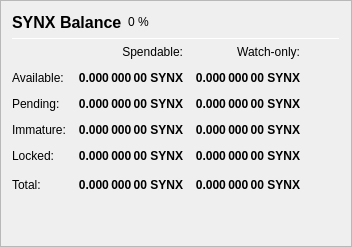
                   <widget class="QFrame" name="frame_Balances">
                    <property name="frameShape">
                     <enum>QFrame::StyledPanel</enum>
                    </property>
                    <property name="frameShadow">
                     <enum>QFrame::Raised</enum>
                    </property>
                    <layout class="QVBoxLayout" name="verticalLayout_4">
                     <item>
                      <layout class="QHBoxLayout" name="horizontalLayout_4">
                       <item>
                        <widget class="QLabel" name="label_5">
                         <property name="minimumSize">
                          <size>
                           <width>0</width>
                           <height>20</height>
                          </size>
                         </property>
                         <property name="font">
                          <font>
                           <pointsize>12</pointsize>
                           <weight>75</weight>
                           <bold>true</bold>
                          </font>
                         </property>
                         <property name="text">
                          <string>SYNX Balance</string>
                         </property>
                        </widget>
                       </item>
                       <item>
                        <widget class="QLabel" name="labelPIVPercent">
                         <property name="text">
                          <string notr="true">0 %</string>
                         </property>
                        </widget>
                       </item>
                       <item>
                        <spacer name="horizontalSpacer_3">
                         <property name="orientation">
                          <enum>Qt::Horizontal</enum>
                         </property>
                         <property name="sizeHint" stdset="0">
                          <size>
                           <width>40</width>
                           <height>20</height>
                          </size>
                         </property>
                        </spacer>
                       </item>
                      </layout>
                     </item>
                     <item>
                      <widget class="Line" name="line_Balance">
                       <property name="minimumSize">
                        <size>
                         <width>0</width>
                         <height>1</height>
                        </size>
                       </property>
                       <property name="maximumSize">
                        <size>
                         <width>16777215</width>
                         <height>1</height>
                        </size>
                       </property>
                       <property name="orientation">
                        <enum>Qt::Horizontal</enum>
                       </property>
                      </widget>
                     </item>
                     <item>
                      <layout class="QGridLayout" name="gridLayout">
                       <property name="spacing">
                        <number>12</number>
                       </property>
                       <item row="0" column="1">
                        <widget class="QLabel" name="labelSpendable">
                         <property name="text">
                          <string>Spendable:</string>
                         </property>
                         <property name="alignment">
                          <set>Qt::AlignRight|Qt::AlignTrailing|Qt::AlignVCenter</set>
                         </property>
                        </widget>
                       </item>
                       <item row="0" column="2">
                        <widget class="QLabel" name="labelWatchonly">
                         <property name="text">
                          <string>Watch-only:</string>
                         </property>
                         <property name="alignment">
                          <set>Qt::AlignRight|Qt::AlignTrailing|Qt::AlignVCenter</set>
                         </property>
                        </widget>
                       </item>
                       <item row="1" column="0">
                        <widget class="QLabel" name="labelBalanceText">
                         <property name="text">
                          <string>Available:</string>
                         </property>
                        </widget>
                       </item>
                       <item row="1" column="1">
                        <widget class="QLabel" name="labelBalance">
                         <property name="font">
                          <font>
                           <weight>75</weight>
                           <bold>true</bold>
                          </font>
                         </property>
                         <property name="cursor">
                          <cursorShape>IBeamCursor</cursorShape>
                         </property>
                         <property name="toolTip">
                          <string>Your current spendable balance</string>
                         </property>
                         <property name="text">
                          <string notr="true">0.000 000 00 SYNX</string>
                         </property>
                         <property name="alignment">
                          <set>Qt::AlignRight|Qt::AlignTrailing|Qt::AlignVCenter</set>
                         </property>
                         <property name="textInteractionFlags">
                          <set>Qt::LinksAccessibleByMouse|Qt::TextSelectableByKeyboard|Qt::TextSelectableByMouse</set>
                         </property>
                        </widget>
                       </item>
                       <item row="1" column="2">
                        <widget class="QLabel" name="labelWatchAvailable">
                         <property name="font">
                          <font>
                           <weight>75</weight>
                           <bold>true</bold>
                          </font>
                         </property>
                         <property name="cursor">
                          <cursorShape>IBeamCursor</cursorShape>
                         </property>
                         <property name="toolTip">
                          <string>Your current balance in watch-only addresses</string>
                         </property>
                         <property name="text">
                          <string notr="true">0.000 000 00 SYNX</string>
                         </property>
                         <property name="alignment">
                          <set>Qt::AlignRight|Qt::AlignTrailing|Qt::AlignVCenter</set>
                         </property>
                         <property name="textInteractionFlags">
                          <set>Qt::LinksAccessibleByMouse|Qt::TextSelectableByKeyboard|Qt::TextSelectableByMouse</set>
                         </property>
                        </widget>
                       </item>
                       <item row="2" column="0">
                        <widget class="QLabel" name="labelPendingText">
                         <property name="text">
                          <string>Pending:</string>
                         </property>
                        </widget>
                       </item>
                       <item row="2" column="1">
                        <widget class="QLabel" name="labelUnconfirmed">
                         <property name="font">
                          <font>
                           <weight>75</weight>
                           <bold>true</bold>
                          </font>
                         </property>
                         <property name="cursor">
                          <cursorShape>IBeamCursor</cursorShape>
                         </property>
                         <property name="toolTip">
                          <string>Total of transactions that have yet to be confirmed, and do not yet count toward the spendable balance</string>
                         </property>
                         <property name="text">
                          <string notr="true">0.000 000 00 SYNX</string>
                         </property>
                         <property name="alignment">
                          <set>Qt::AlignRight|Qt::AlignTrailing|Qt::AlignVCenter</set>
                         </property>
                         <property name="textInteractionFlags">
                          <set>Qt::LinksAccessibleByMouse|Qt::TextSelectableByKeyboard|Qt::TextSelectableByMouse</set>
                         </property>
                        </widget>
                       </item>
                       <item row="2" column="2">
                        <widget class="QLabel" name="labelWatchPending">
                         <property name="font">
                          <font>
                           <weight>75</weight>
                           <bold>true</bold>
                          </font>
                         </property>
                         <property name="cursor">
                          <cursorShape>IBeamCursor</cursorShape>
                         </property>
                         <property name="toolTip">
                          <string>Unconfirmed transactions to watch-only addresses</string>
                         </property>
                         <property name="text">
                          <string notr="true">0.000 000 00 SYNX</string>
                         </property>
                         <property name="alignment">
                          <set>Qt::AlignRight|Qt::AlignTrailing|Qt::AlignVCenter</set>
                         </property>
                         <property name="textInteractionFlags">
                          <set>Qt::LinksAccessibleByMouse|Qt::TextSelectableByKeyboard|Qt::TextSelectableByMouse</set>
                         </property>
                        </widget>
                       </item>
                       <item row="3" column="0">
                        <widget class="QLabel" name="labelImmatureText">
                         <property name="text">
                          <string>Immature:</string>
                         </property>
                        </widget>
                       </item>
                       <item row="3" column="1">
                        <widget class="QLabel" name="labelImmature">
                         <property name="font">
                          <font>
                           <weight>75</weight>
                           <bold>true</bold>
                          </font>
                         </property>
                         <property name="cursor">
                          <cursorShape>IBeamCursor</cursorShape>
                         </property>
                         <property name="toolTip">
                          <string>Staked or masternode rewards that has not yet matured</string>
                         </property>
                         <property name="text">
                          <string notr="true">0.000 000 00 SYNX</string>
                         </property>
                         <property name="alignment">
                          <set>Qt::AlignRight|Qt::AlignTrailing|Qt::AlignVCenter</set>
                         </property>
                         <property name="textInteractionFlags">
                          <set>Qt::LinksAccessibleByMouse|Qt::TextSelectableByKeyboard|Qt::TextSelectableByMouse</set>
                         </property>
                        </widget>
                       </item>
                       <item row="3" column="2">
                        <widget class="QLabel" name="labelWatchImmature">
                         <property name="font">
                          <font>
                           <weight>75</weight>
                           <bold>true</bold>
                          </font>
                         </property>
                         <property name="cursor">
                          <cursorShape>IBeamCursor</cursorShape>
                         </property>
                         <property name="toolTip">
                          <string>Staked or masternode rewards in watch-only addresses that has not yet matured</string>
                         </property>
                         <property name="text">
                          <string notr="true">0.000 000 00 SYNX</string>
                         </property>
                         <property name="alignment">
                          <set>Qt::AlignRight|Qt::AlignTrailing|Qt::AlignVCenter</set>
                         </property>
                         <property name="textInteractionFlags">
                          <set>Qt::LinksAccessibleByMouse|Qt::TextSelectableByKeyboard|Qt::TextSelectableByMouse</set>
                         </property>
                        </widget>
                       </item>
                       <item row="4" column="0">
                        <widget class="QLabel" name="labelLockedBalanceText">
                         <property name="toolTip">
                          <string>Locked SYNX or Masternode collaterals. These are excluded from zSYNX minting.</string>
                         </property>
                         <property name="text">
                          <string>Locked:</string>
                         </property>
                        </widget>
                       </item>
                       <item row="4" column="1">
                        <widget class="QLabel" name="labelLockedBalance">
                         <property name="font">
                          <font>
                           <weight>75</weight>
                           <bold>true</bold>
                          </font>
                         </property>
                         <property name="cursor">
                          <cursorShape>IBeamCursor</cursorShape>
                         </property>
                         <property name="toolTip">
                          <string>Locked SYNX or Masternode collaterals. These are excluded from zSYNX minting.</string>
                         </property>
                         <property name="text">
                          <string notr="true">0.000 000 00 SYNX</string>
                         </property>
                         <property name="alignment">
                          <set>Qt::AlignRight|Qt::AlignTrailing|Qt::AlignVCenter</set>
                         </property>
                         <property name="textInteractionFlags">
                          <set>Qt::LinksAccessibleByMouse|Qt::TextSelectableByKeyboard|Qt::TextSelectableByMouse</set>
                         </property>
                        </widget>
                       </item>
                       <item row="4" column="2">
                        <widget class="QLabel" name="labelWatchLocked">
                         <property name="font">
                          <font>
                           <weight>75</weight>
                           <bold>true</bold>
                          </font>
                         </property>
                         <property name="cursor">
                          <cursorShape>IBeamCursor</cursorShape>
                         </property>
                         <property name="toolTip">
                          <string>Current locked balance in watch-only addresses</string>
                         </property>
                         <property name="text">
                          <string notr="true">0.000 000 00 SYNX</string>
                         </property>
                         <property name="alignment">
                          <set>Qt::AlignRight|Qt::AlignTrailing|Qt::AlignVCenter</set>
                         </property>
                         <property name="textInteractionFlags">
                          <set>Qt::LinksAccessibleByMouse|Qt::TextSelectableByKeyboard|Qt::TextSelectableByMouse</set>
                         </property>
                        </widget>
                       </item>
                       <item row="5" column="0">
                        <widget class="QLabel" name="labelTotalText">
                         <property name="toolTip">
                          <string>Your current SYNX balance, unconfirmed and immature transactions included</string>
                         </property>
                         <property name="text">
                          <string>Total:</string>
                         </property>
                        </widget>
                       </item>
                       <item row="5" column="1">
                        <widget class="QLabel" name="labelTotal">
                         <property name="font">
                          <font>
                           <weight>75</weight>
                           <bold>true</bold>
                          </font>
                         </property>
                         <property name="cursor">
                          <cursorShape>IBeamCursor</cursorShape>
                         </property>
                         <property name="toolTip">
                          <string>Your current SYNX balance, unconfirmed and immature transactions included</string>
                         </property>
                         <property name="text">
                          <string notr="true">0.000 000 00 SYNX</string>
                         </property>
                         <property name="alignment">
                          <set>Qt::AlignRight|Qt::AlignTrailing|Qt::AlignVCenter</set>
                         </property>
                         <property name="textInteractionFlags">
                          <set>Qt::LinksAccessibleByMouse|Qt::TextSelectableByKeyboard|Qt::TextSelectableByMouse</set>
                         </property>
                        </widget>
                       </item>
                       <item row="5" column="2">
                        <widget class="QLabel" name="labelWatchTotal">
                         <property name="font">
                          <font>
                           <weight>75</weight>
                           <bold>true</bold>
                          </font>
                         </property>
                         <property name="cursor">
                          <cursorShape>IBeamCursor</cursorShape>
                         </property>
                         <property name="toolTip">
                          <string>Current total balance in watch-only addresses</string>
                         </property>
                         <property name="text">
                          <string notr="true">0.000 000 00 SYNX</string>
                         </property>
                         <property name="alignment">
                          <set>Qt::AlignRight|Qt::AlignTrailing|Qt::AlignVCenter</set>
                         </property>
                         <property name="textInteractionFlags">
                          <set>Qt::LinksAccessibleByMouse|Qt::TextSelectableByKeyboard|Qt::TextSelectableByMouse</set>
                         </property>
                        </widget>
                       </item>
                       <item row="5" column="3">
                        <spacer name="horizontalSpacer_9">
                         <property name="orientation">
                          <enum>Qt::Horizontal</enum>
                         </property>
                         <property name="sizeHint" stdset="0">
                          <size>
                           <width>40</width>
                           <height>20</height>
                          </size>
                         </property>
                        </spacer>
                       </item>
                      </layout>
                     </item>
                     <item>
                      <spacer name="verticalSpacer_3">
                       <property name="orientation">
                        <enum>Qt::Vertical</enum>
                       </property>
                       <property name="sizeHint" stdset="0">
                        <size>
                         <width>20</width>
                         <height>40</height>
                        </size>
                       </property>
                      </spacer>
                     </item>
                    </layout>
                   </widget>
